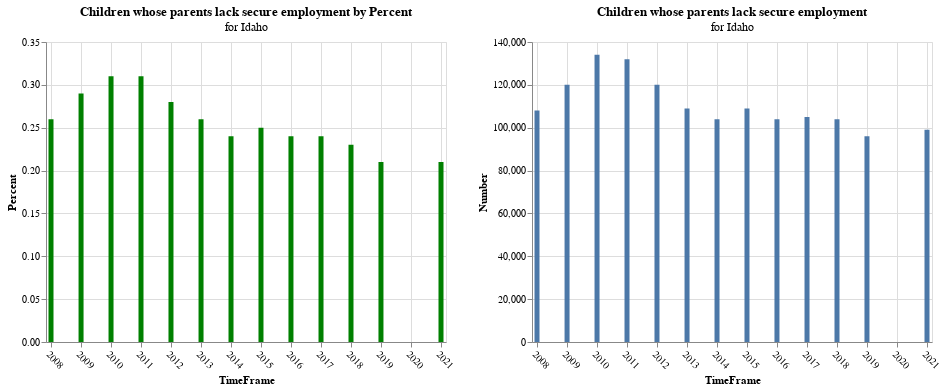

Notebook cell for this chart:
### Code cell
chart2  | chart

### Figure 1 — Vega-Lite specification as saved in the notebook (floating-point values rounded to 4 significant figures)
{"config": {"view": {"continuousWidth": 400, "continuousHeight": 300}}, "hconcat": [{"mark": {"type": "bar", "color": "green"}, "encoding": {"x": {"axis": {"labelAngle": 45}, "field": "TimeFrame", "type": "temporal"}, "y": {"field": "Percent", "type": "quantitative"}}, "title": {"text": "Children whose parents lack secure employment by Percent", "subtitle": "for Idaho"}}, {"mark": "bar", "encoding": {"x": {"axis": {"labelAngle": 45}, "field": "TimeFrame", "type": "temporal"}, "y": {"field": "Number", "type": "quantitative"}}, "title": {"text": "Children whose parents lack secure employment", "subtitle": "for Idaho"}}], "data": {"name": "data-d1c4eb666daf85f64a9cd9b07a234a31"}, "$schema": "https://vega.github.io/schema/vega-lite/v4.17.0.json", "datasets": {"data-d1c4eb666daf85f64a9cd9b07a234a31": [{"LocationType": "State", "Location": "Idaho", "TimeFrame": "2008-01-01T00:00:00", "Number": 108000.0, "Percent": 0.26}, {"LocationType": "State", "Location": "Idaho", "TimeFrame": "2009-01-01T00:00:00", "Number": 120000.0, "Percent": 0.29}, {"LocationType": "State", "Location": "Idaho", "TimeFrame": "2010-01-01T00:00:00", "Number": 134000.0, "Percent": 0.31}, {"LocationType": "State", "Location": "Idaho", "TimeFrame": "2011-01-01T00:00:00", "Number": 132000.0, "Percent": 0.31}, {"LocationType": "State", "Location": "Idaho", "TimeFrame": "2012-01-01T00:00:00", "Number": 120000.0, "Percent": 0.28}, {"LocationType": "State", "Location": "Idaho", "TimeFrame": "2013-01-01T00:00:00", "Number": 109000.0, "Percent": 0.26}, {"LocationType": "State", "Location": "Idaho", "TimeFrame": "2014-01-01T00:00:00", "Number": 104000.0, "Percent": 0.24}, {"LocationType": "State", "Location": "Idaho", "TimeFrame": "2015-01-01T00:00:00", "Number": 109000.0, "Percent": 0.25}, {"LocationType": "State", "Location": "Idaho", "TimeFrame": "2016-01-01T00:00:00", "Number": 104000.0, "Percent": 0.24}, {"LocationType": "State", "Location": "Idaho", "TimeFrame": "2017-01-01T00:00:00", "Number": 105000.0, "Percent": 0.24}, {"LocationType": "State", "Location": "Idaho", "TimeFrame": "2018-01-01T00:00:00", "Number": 104000.0, "Percent": 0.23}, {"LocationType": "State", "Location": "Idaho", "TimeFrame": "2019-01-01T00:00:00", "Number": 96000.0, "Percent": 0.21}, {"LocationType": "State", "Location": "Idaho", "TimeFrame": "2021-01-01T00:00:00", "Number": 99000.0, "Percent": 0.21}]}}
